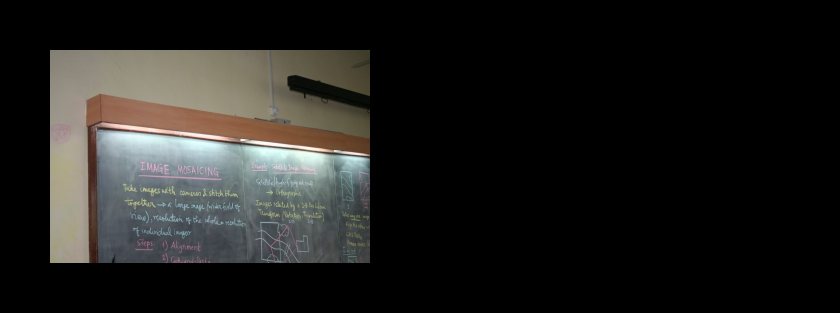
#> input picture images/ans01.jpg, 1680 x 626 px (shown at 1/2 size)
$ python main.py
#> lines starting #> are read from the running program, lines starting #| are printed output that depends on the picture; after the words box and inside, x2 and y2 are one past the last pixel; in counts of white or black regions, pixels touching at a corner belong together
### func.py
import cv2
import numpy as np
import imutils

class Main:
	def __init__(self):
		self.isv3 = imutils.is_cv3()
		print(self.isv3)

	def stitch(self, images, ratio=0.75, reprojThresh=4.0,
		showMatches=False):
		# unpack the images, then detect keypoints and extract
		# local invariant descriptors from them
		(imageB, imageA) = images
		(kpsA, featuresA) = self.detectAndDescribe(imageA)
		(kpsB, featuresB) = self.detectAndDescribe(imageB)

		# match features between the two images
		M = self.matchKeypoints(kpsA, kpsB,
			featuresA, featuresB, ratio, reprojThresh)

		# if the match is None, then there aren't enough matched
		# keypoints to create a panorama
		if M is None:
			return None

		# otherwise, apply a perspective warp to stitch the images
		# together
		(matches, H, status) = M
		result = cv2.warpPerspective(imageA, H,
			(imageA.shape[1] + imageB.shape[1], imageA.shape[0]))
		result[0:imageB.shape[0], 0:imageB.shape[1]] = imageB

		# check to see if the keypoint matches should be visualized
		if showMatches:
			vis = self.drawMatches(imageA, imageB, kpsA, kpsB, matches,
				status)

			# return a tuple of the stitched image and the
			# visualization
			return (result, vis)

		# return the stitched image
		return result

	def detectAndDescribe(self, image):
		gray = cv2.cvtColor(image, cv2.COLOR_BGR2GRAY)

		# detect and extract features from the image
		descriptor = cv2.ORB_create()
		(kps, features) = descriptor.detectAndCompute(image, None)

		# convert the keypoints from KeyPoint objects to NumPy
		# arrays
		kps = np.float32([kp.pt for kp in kps])

		# return a tuple of keypoints and features
		return (kps, features)

	def matchKeypoints(self, kpsA, kpsB, featuresA, featuresB,
		ratio, reprojThresh):
		# compute the raw matches and initialize the list of actual
		# matches
		matcher = cv2.BFMatcher(cv2.NORM_HAMMING,crossCheck=True)
		rawMatches = matcher.match(featuresA, featuresB)
		matches = []

		# loop over the raw matches
		for m in rawMatches:
			# ensure the distance is within a certain ratio of each
			# other (i.e. Lowe's ratio test)
			#if len(m) == 2 and m[0].distance < m[1].distance * ratio:
			matches.append((m.trainIdx, m.queryIdx))

		# computing a homography requires at least 4 matches
		if len(matches) > 4:
			# construct the two sets of points
			ptsA = np.float32([kpsA[i] for (_, i) in matches])
			ptsB = np.float32([kpsB[i] for (i, _) in matches])

			# compute the homography between the two sets of points
			(H, status) = cv2.findHomography(ptsA, ptsB, cv2.RANSAC,
				reprojThresh)

			# return the matches along with the homograpy matrix
			# and status of each matched point
			return (matches, H, status)

		# otherwise, no homograpy could be computed
		return None

	def drawMatches(self, imageA, imageB, kpsA, kpsB, matches, status):
		# initialize the output visualization image
		(hA, wA) = imageA.shape[:2]
		(hB, wB) = imageB.shape[:2]
		vis = np.zeros((max(hA, hB), wA + wB, 3), dtype="uint8")
		vis[0:hA, 0:wA] = imageA
		vis[0:hB, wA:] = imageB

		# loop over the matches
		for ((trainIdx, queryIdx), s) in zip(matches, status):
			# only process the match if the keypoint was successfully
			# matched
			if s == 1:
				# draw the match
				ptA = (int(kpsA[queryIdx][0]), int(kpsA[queryIdx][1]))
				ptB = (int(kpsB[trainIdx][0]) + wA, int(kpsB[trainIdx][1]))
				cv2.line(vis, ptA, ptB, (0, 255, 0), 1)

		# return the visualization
		return vis

### main.py
from func import Main
import imutils
import cv2

Firstimage = cv2.imread("./images/ans01.jpg")
#> Firstimage is the input picture: shape (626, 1680, 3); mean B, G, R 28.9, 30.9, 31.5
Secondimage = cv2.imread("./images/2.jpg")
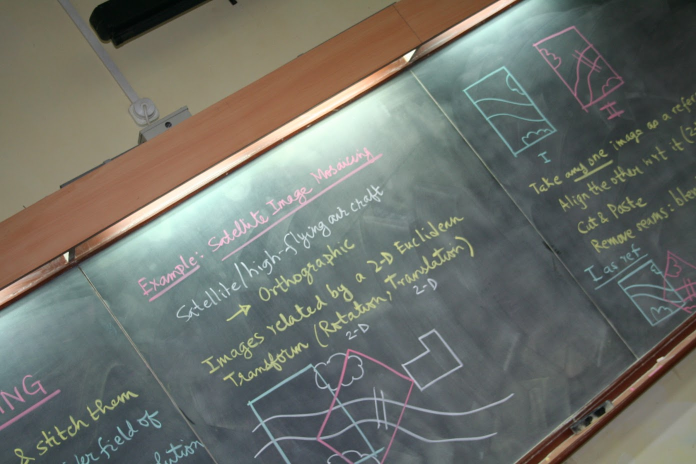
#> input picture images/2.jpg, 1392 x 928 px (shown at 1/2 size)
#> Secondimage is the input picture: shape (928, 1392, 3); mean B, G, R 106.1, 113, 110.2
Firstimage = imutils.resize(Firstimage, width=640)
#> Firstimage: shape (238, 640, 3)
Secondimage = imutils.resize(Secondimage, width=640)
#> Secondimage: shape (426, 640, 3)
Firstimage= cv2.copyMakeBorder(Firstimage,100,100,100,100,cv2.BORDER_CONSTANT,value=0)
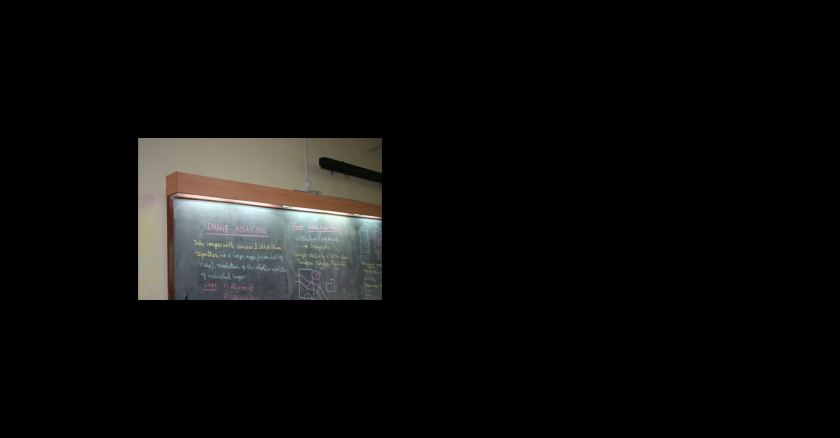
#> Firstimage: shape (438, 840, 3); mean B, G, R 11.9, 12.8, 13.1
Secondimage= cv2.copyMakeBorder(Secondimage,100,100,100,100,cv2.BORDER_CONSTANT,value=0)
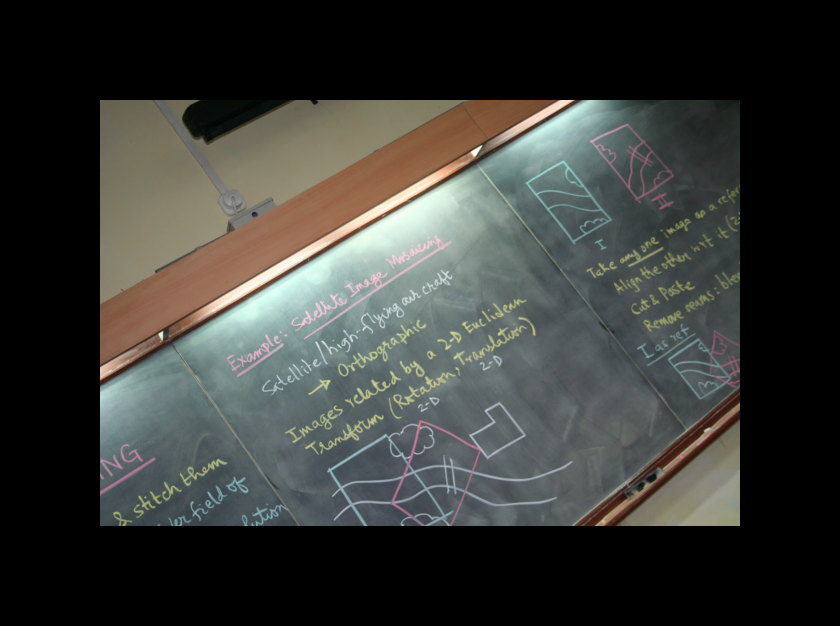
#> Secondimage: shape (626, 840, 3); mean B, G, R 55, 58.6, 57.1


obj = Main()
(Result, vis) = obj.stitch([Firstimage, Secondimage], showMatches=True)
#> in detectAndDescribe, `gray = cv2.cvtColor(image, cv2.COLOR_BGR2GRAY)`:
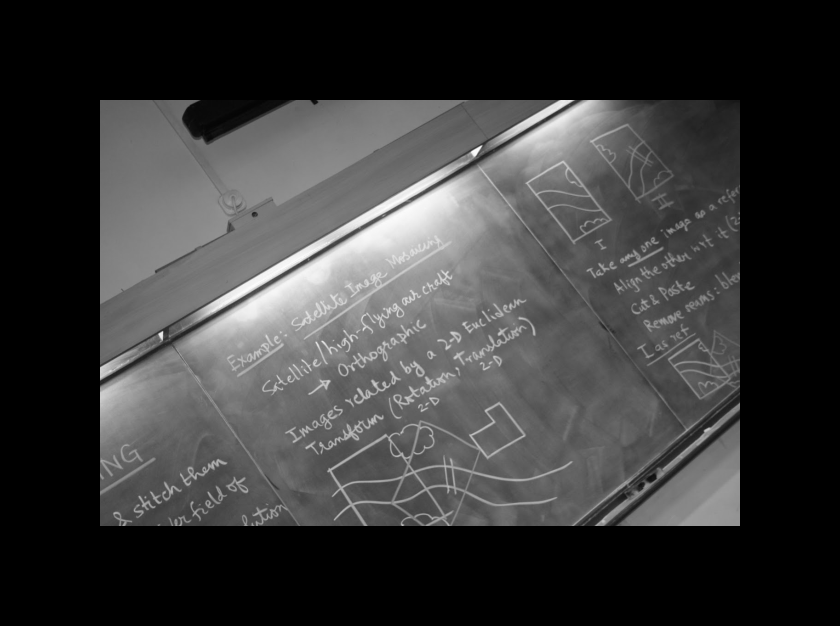
#> gray: shape (626, 840); min 0, max 253, mean 57.7
#> in detectAndDescribe, `(kps, features) = descriptor.detectAndCompute(image, None)`: kps = 500 keypoints; strongest (x, y, size): (162, 333, 31), (159, 334, 31), (161, 334, 37.2), (737, 525, 31)
#> in detectAndDescribe, `kps = np.float32([kp.pt for kp in kps])`: kps = 500 pairs, first value 98.54 to 739, second value 98.54 to 525
#> in stitch, `(kpsA, featuresA) = self.detectAndDescribe(imageA)`: kpsA has the same summary as kps in detectAndDescribe
#> in detectAndDescribe (call 2), `(kps, features) = descriptor.detectAndCompute(image, None)`: kps = 466 keypoints; strongest (x, y, size): (139, 298, 37.2), (138, 297, 53.6), (138, 298, 44.6), (139, 139, 37.2)
#> in stitch, `(kpsB, featuresB) = self.detectAndDescribe(imageB)`: kpsB = 466 pairs, first value 138.2 to 381, second value 138 to 299
#> in matchKeypoints, `rawMatches = matcher.match(featuresA, featuresB)`: rawMatches = 111 matches
#> the loop in matchKeypoints, `for m in rawMatches: # ensure the distance is within a certain ratio o..` made 111 passes
#> after the loop in matchKeypoints, `for m in rawMatches:`: matches = 111 pairs, first value 2 to 460, second value 1 to 493
#> in matchKeypoints, `ptsA = np.float32([kpsA[i] for (_, i) in matches])`: ptsA = 111 pairs, first value 100 to 738, second value 100.2 to 525
#> in matchKeypoints, `ptsB = np.float32([kpsB[i] for (i, _) in matches])`: ptsB = 111 pairs, first value 138.2 to 381, second value 138.2 to 299
#> in matchKeypoints, `(H, status) = cv2.findHomography(ptsA, ptsB, cv2.RANSAC, reprojThresh)`: H = [[-1.23, 7.36, -307], [-0.431, 3.94, -42.17], [-0.00394, 0.0162, 1]]; status = 111 values, max 1 at index 2, min 0 at index 0, mean 0.0901
#> in stitch, `result[0:imageB.shape[0], 0:imageB.shape[1]] = imageB`:
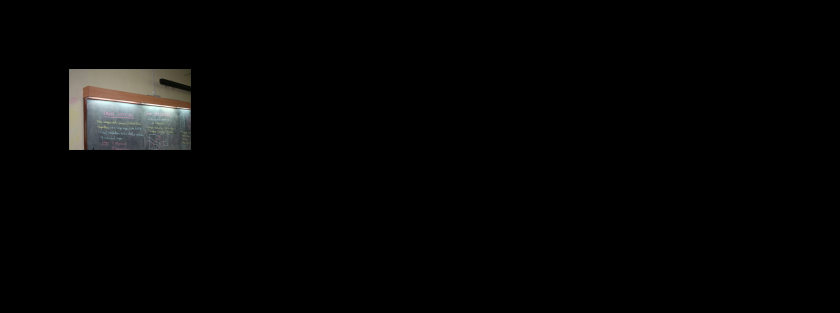
#> result: shape (626, 1680, 3) (shown at 1/2 size); mean B, G, R 4.2, 4.5, 4.6
#> in drawMatches, `vis[0:hB, wA:] = imageB`:
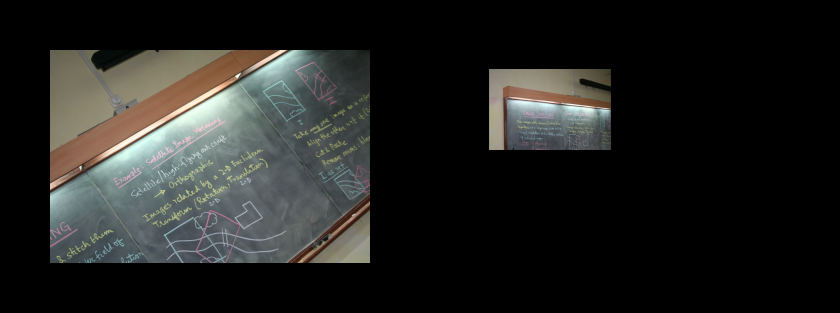
#> vis: shape (626, 1680, 3) (shown at 1/2 size); mean B, G, R 31.7, 33.8, 33.1
#> the loop in drawMatches, `for ((trainIdx, queryIdx), s) in zip(matches, status):` made 111 passes
#> (trainIdx, queryIdx, s, ptA, ptB) on passes 3, 4, 7, 21, 29, 41: (403, 10, [1], (124, 525), (1218, 218)), (364, 12, [1], (181, 523), (1217, 219)), (212, 21, [1], (228, 486), (1212, 220)), (148, 81, [1], (172, 492), (1214, 220)), (337, 112, [1], (100, 100), (978, 138)), (104, 183, [1], (393, 396), (1201, 230))
#> (ptA, ptB) on passes 61, 63, 83, 85: ((736, 406), (1219, 264)), ((100, 100), (978, 138)), ((102, 102), (980, 140)), ((736, 408), (1218, 264))
#> after the loop in drawMatches, `for ((trainIdx, queryIdx), s) in zip(matches, status):`:
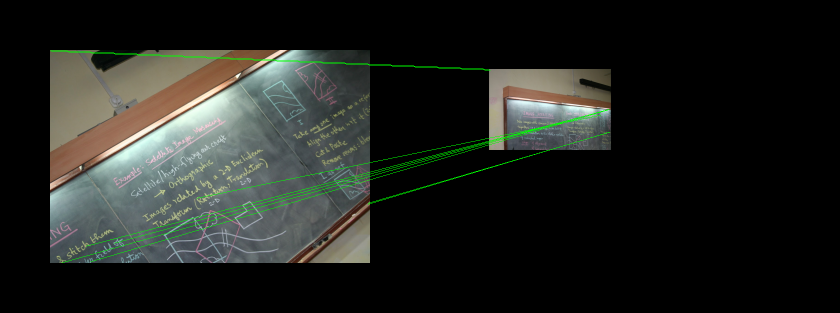
#> vis: shape (626, 1680, 3) (shown at 1/2 size); 0.69% of pixels changed, all inside (x1, y1, x2, y2) = (100, 100, 1220, 526)

# show the images
cv2.imshow("Image A", Firstimage)
cv2.imshow("Image B", Secondimage)
cv2.imshow("Keypoint Matches", vis)
cv2.imshow("Result", Result)
cv2.imwrite("ans.jpg",Result)
cv2.waitKey(0)
